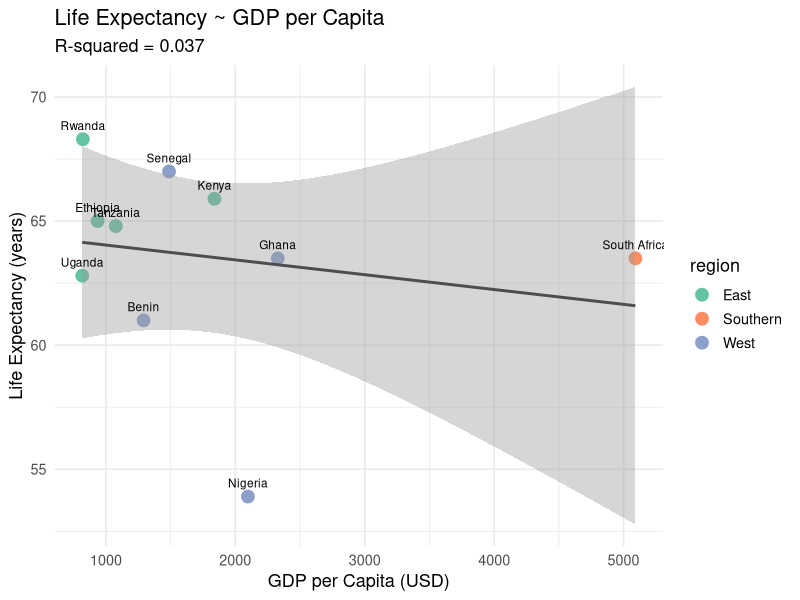
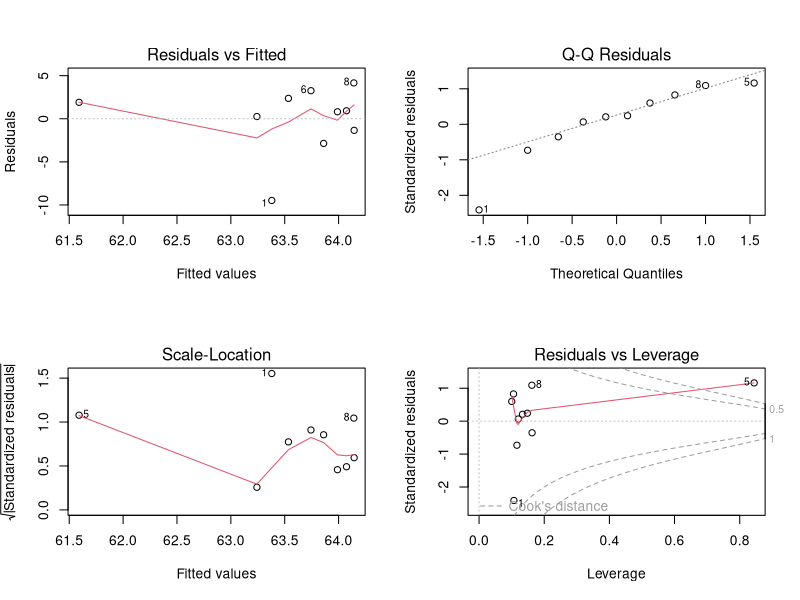
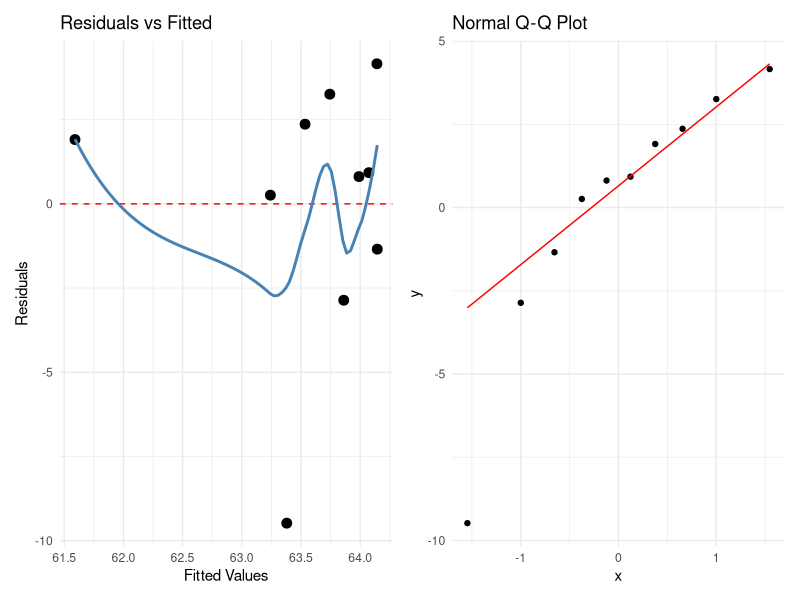
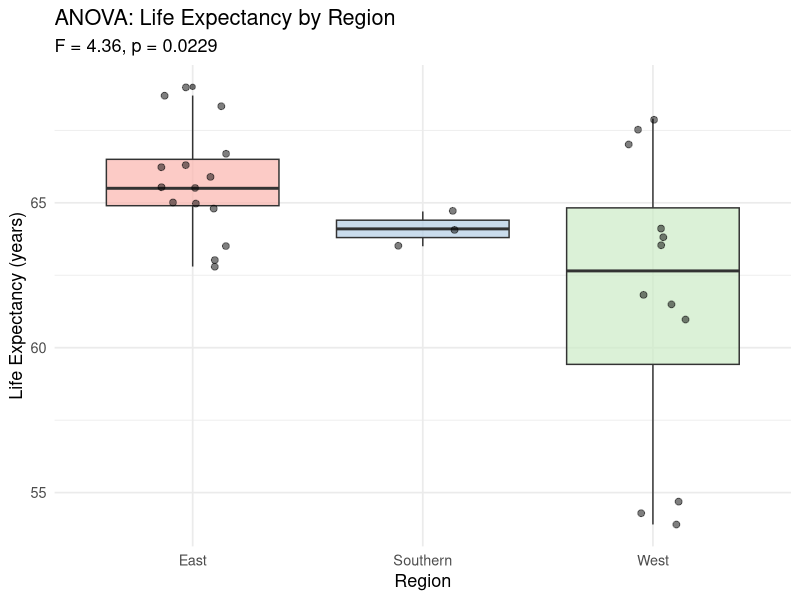
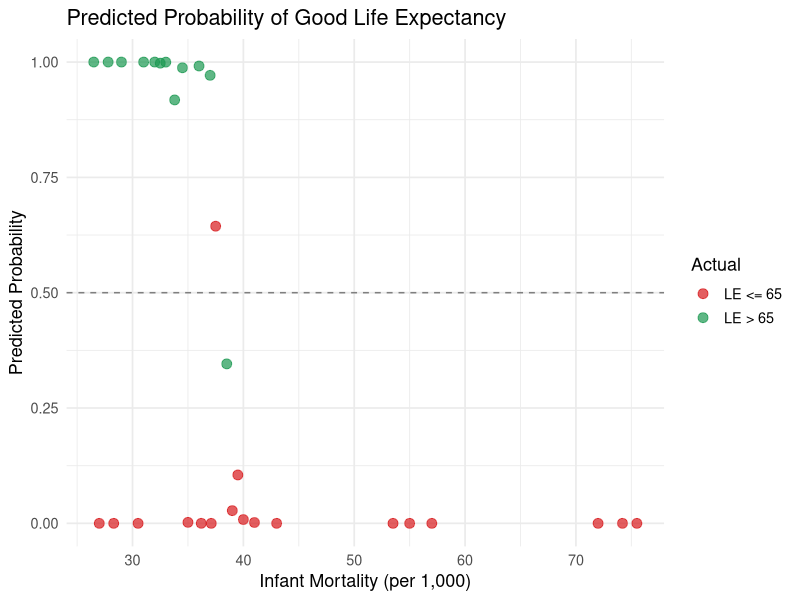
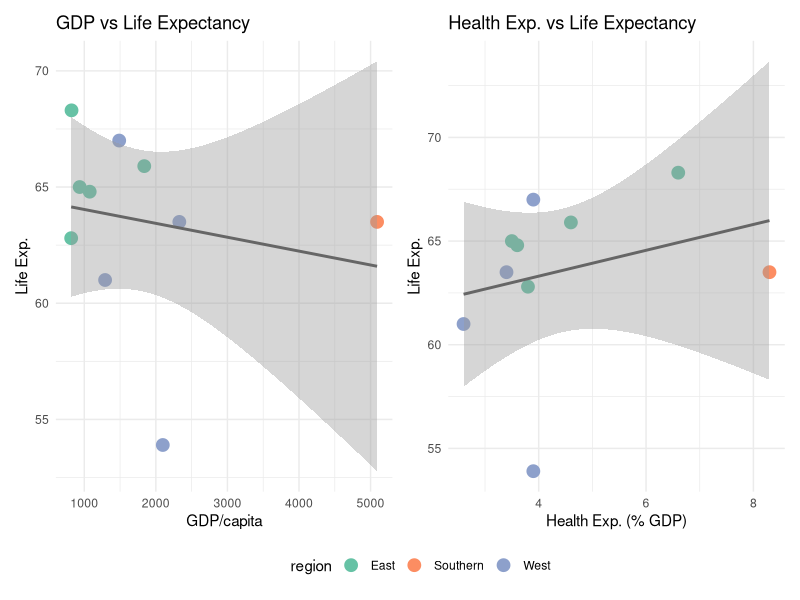
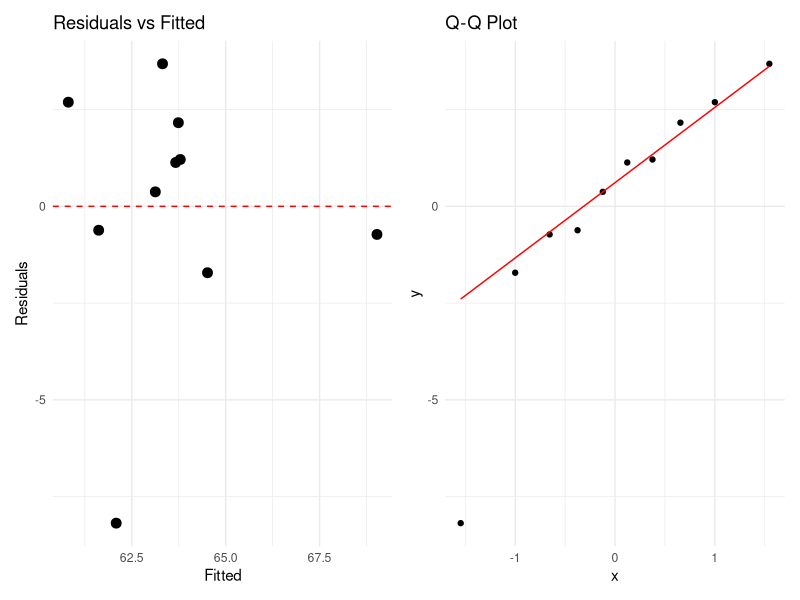

The R script that drew these images, in order:
## ---- chunk 1
knitr::opts_chunk$set(
  echo = TRUE,
  message = FALSE,
  warning = FALSE,
  fig.width = 8,
  fig.height = 5,
  dpi = 150
)
## ---- chunk 2
library(tidyverse)
library(broom)       # tidy model output
library(knitr)       # kable tables
library(patchwork)
## ---- chunk 3
set.seed(42)

# African health dataset
health <- tibble(
  country = rep(c("Nigeria", "Ghana", "Kenya", "Ethiopia",
                  "South Africa", "Senegal", "Tanzania", "Rwanda",
                  "Uganda", "Benin"), each = 3),
  year = rep(2018:2020, 10),
  life_expectancy = c(54.3, 54.7, 53.9,  63.8, 64.1, 63.5,
                      66.3, 66.7, 65.9,  65.5, 66.2, 65.0,
                      64.1, 64.7, 63.5,  67.5, 67.9, 67.0,
                      65.0, 65.5, 64.8,  68.7, 69.0, 68.3,
                      63.0, 63.5, 62.8,  61.5, 61.8, 61.0),
  infant_mortality = c(74.2, 72.0, 75.5,  36.2, 35.0, 37.1,
                       32.5, 31.0, 33.8,  38.5, 37.0, 40.0,
                       28.3, 27.0, 30.5,  33.0, 32.0, 34.5,
                       37.5, 36.0, 39.0,  27.8, 26.5, 29.0,
                       41.0, 39.5, 43.0,  55.0, 53.5, 57.0),
  gdp_per_capita = rep(c(2097, 2328, 1838, 936, 5091,
                          1488, 1076, 822, 817, 1291), each = 3),
  health_exp_pct = rep(c(3.9, 3.4, 4.6, 3.5, 8.3,
                          3.9, 3.6, 6.6, 3.8, 2.6), each = 3),
  region = rep(c("West", "West", "East", "East", "Southern",
                 "West", "East", "East", "East", "West"), each = 3)
)

health_2020 <- health %>% filter(year == 2020)
## ---- chunk 4
# Full summary
summary(health_2020[, c("life_expectancy", "infant_mortality",
                         "gdp_per_capita", "health_exp_pct")])
## ---- chunk 5
# Custom summary table
desc_table <- health_2020 %>%
  summarise(
    across(
      c(life_expectancy, infant_mortality, gdp_per_capita),
      list(
        mean = ~ mean(.x),
        sd = ~ sd(.x),
        median = ~ median(.x),
        min = ~ min(.x),
        max = ~ max(.x)
      ),
      .names = "{.col}__{.fn}"
    )
  ) %>%
  pivot_longer(everything(),
               names_to = c("variable", "statistic"),
               names_sep = "__",
               values_to = "value") %>%
  pivot_wider(names_from = statistic, values_from = value)

kable(desc_table, digits = 2, caption = "Descriptive Statistics (2020)")
## ---- chunk 6
health_2020 %>%
  group_by(region) %>%
  summarise(
    n = n(),
    mean_le = mean(life_expectancy),
    sd_le = sd(life_expectancy),
    mean_im = mean(infant_mortality),
    .groups = "drop"
  ) %>%
  kable(digits = 2, caption = "Summary by Region")
## ---- chunk 7
west <- health_2020 %>% filter(region == "West") %>% pull(life_expectancy)
east <- health_2020 %>% filter(region == "East") %>% pull(life_expectancy)

t_result <- t.test(west, east, alternative = "two.sided")
t_result
## ---- chunk 8
# Tidy output with broom
tidy(t_result) %>%
  kable(digits = 3, caption = "Two-sample t-test: West vs East Life Expectancy")
## ---- chunk 9
le_2018 <- health %>% filter(year == 2018) %>% pull(life_expectancy)
le_2020 <- health %>% filter(year == 2020) %>% pull(life_expectancy)

paired_result <- t.test(le_2018, le_2020, paired = TRUE)
tidy(paired_result) %>%
  kable(digits = 3, caption = "Paired t-test: 2018 vs 2020 Life Expectancy")
## ---- chunk 10
health_2020 <- health_2020 %>%
  mutate(high_le = ifelse(life_expectancy > median(life_expectancy),
                           "Above Median", "Below Median"))

# Contingency table
ct <- table(health_2020$region, health_2020$high_le)
ct

chi_result <- chisq.test(ct, simulate.p.value = TRUE, B = 5000)
chi_result

tidy(chi_result) %>%
  kable(digits = 3, caption = "Chi-squared Test: Region vs Life Expectancy Category")
## ---- chunk 11
model1 <- lm(life_expectancy ~ gdp_per_capita, data = health_2020)
summary(model1)
## ---- chunk 12
# Tidy coefficients
tidy(model1, conf.int = TRUE) %>%
  kable(digits = 4, caption = "Simple Linear Regression Coefficients")

# Model-level summary
glance(model1) %>%
  kable(digits = 3, caption = "Model Fit Statistics")
## ---- chunk 13
ggplot(health_2020, aes(x = gdp_per_capita, y = life_expectancy)) +
  geom_point(aes(color = region), size = 4) +
  geom_smooth(method = "lm", se = TRUE, color = "gray30") +
  geom_text(aes(label = country), vjust = -1, size = 3) +
  scale_color_brewer(palette = "Set2") +
  labs(title = "Life Expectancy ~ GDP per Capita",
       subtitle = paste0("R-squared = ", round(summary(model1)$r.squared, 3)),
       x = "GDP per Capita (USD)", y = "Life Expectancy (years)") +
  theme_minimal(base_size = 13)
## ---- chunk 14
par(mfrow = c(2, 2))
plot(model1)
par(mfrow = c(1, 1))
## ---- chunk 15
# Augmented data with residuals and fitted values
augmented1 <- augment(model1)
head(augmented1) %>% kable(digits = 3)
## ---- chunk 16
p_resid <- ggplot(augmented1, aes(x = .fitted, y = .resid)) +
  geom_point(size = 3) +
  geom_hline(yintercept = 0, linetype = "dashed", color = "red") +
  geom_smooth(se = FALSE, color = "steelblue") +
  labs(title = "Residuals vs Fitted", x = "Fitted Values", y = "Residuals") +
  theme_minimal()

p_qq <- ggplot(augmented1, aes(sample = .resid)) +
  stat_qq() +
  stat_qq_line(color = "red") +
  labs(title = "Normal Q-Q Plot") +
  theme_minimal()

p_resid | p_qq
## ---- chunk 17
model2 <- lm(life_expectancy ~ gdp_per_capita + infant_mortality + health_exp_pct,
             data = health_2020)
summary(model2)
## ---- chunk 18
tidy(model2, conf.int = TRUE) %>%
  kable(digits = 4, caption = "Multiple Regression Coefficients")

glance(model2) %>%
  select(r.squared, adj.r.squared, sigma, statistic, p.value, AIC, BIC) %>%
  kable(digits = 3, caption = "Multiple Regression Fit")
## ---- chunk 19
# Compare R-squared
tibble(
  model = c("Simple (GDP only)", "Multiple (GDP + IM + Health Exp)"),
  r_squared = c(summary(model1)$r.squared, summary(model2)$r.squared),
  adj_r_squared = c(summary(model1)$adj.r.squared, summary(model2)$adj.r.squared),
  AIC = c(AIC(model1), AIC(model2)),
  BIC = c(BIC(model1), BIC(model2))
) %>%
  kable(digits = 3, caption = "Model Comparison")

# F-test for nested models
anova(model1, model2)
## ---- chunk 20
# Using the full dataset for more observations
aov_model <- aov(life_expectancy ~ region, data = health)
summary(aov_model)
## ---- chunk 21
tidy(aov_model) %>%
  kable(digits = 3, caption = "One-way ANOVA: Life Expectancy by Region")
## ---- chunk 22
# Post-hoc pairwise comparisons
tukey <- TukeyHSD(aov_model)
tukey

tidy(tukey) %>%
  kable(digits = 3, caption = "Tukey HSD Pairwise Comparisons")
## ---- chunk 23
ggplot(health, aes(x = region, y = life_expectancy, fill = region)) +
  geom_boxplot(alpha = 0.7) +
  geom_jitter(width = 0.15, alpha = 0.5, size = 2) +
  scale_fill_brewer(palette = "Pastel1") +
  labs(title = "ANOVA: Life Expectancy by Region",
       subtitle = paste0("F = ", round(summary(aov_model)[[1]][["F value"]][1], 2),
                         ", p = ", format.pval(summary(aov_model)[[1]][["Pr(>F)"]][1],
                                               digits = 3)),
       x = "Region", y = "Life Expectancy (years)") +
  theme_minimal(base_size = 13) +
  theme(legend.position = "none")
## ---- chunk 24
health_logit <- health %>%
  mutate(good_le = as.integer(life_expectancy > 65))

table(health_logit$good_le)
## ---- chunk 25
logit_model <- glm(good_le ~ gdp_per_capita + infant_mortality + health_exp_pct,
                   data = health_logit, family = binomial(link = "logit"))
summary(logit_model)
## ---- chunk 26
tidy(logit_model, conf.int = TRUE, exponentiate = TRUE) %>%
  kable(digits = 3, caption = "Logistic Regression: Odds Ratios")
## ---- chunk 27
# Model fit
glance(logit_model) %>%
  kable(digits = 3, caption = "Logistic Regression Fit Statistics")
## ---- chunk 28
# Predicted probabilities
health_logit <- health_logit %>%
  mutate(pred_prob = predict(logit_model, type = "response"),
         pred_class = ifelse(pred_prob > 0.5, 1, 0))

# Confusion matrix
table(Predicted = health_logit$pred_class, Actual = health_logit$good_le) %>%
  kable(caption = "Confusion Matrix")

# Accuracy
accuracy <- mean(health_logit$pred_class == health_logit$good_le)
cat("Accuracy:", round(accuracy * 100, 1), "%\n")
## ---- chunk 29
ggplot(health_logit, aes(x = infant_mortality, y = pred_prob,
                          color = factor(good_le))) +
  geom_point(size = 3, alpha = 0.7) +
  geom_hline(yintercept = 0.5, linetype = "dashed", color = "gray50") +
  scale_color_manual(values = c("0" = "#D7191C", "1" = "#1A9850"),
                     labels = c("LE <= 65", "LE > 65"),
                     name = "Actual") +
  labs(title = "Predicted Probability of Good Life Expectancy",
       x = "Infant Mortality (per 1,000)", y = "Predicted Probability") +
  theme_minimal(base_size = 13)
## ---- chunk 30
# tidy() -- coefficient-level summary
tidy(model2) %>% kable(digits = 4)

# glance() -- model-level summary
glance(model2) %>% kable(digits = 3)

# augment() -- observation-level data (fitted, residuals, etc.)
augment(model2) %>%
  head(5) %>%
  kable(digits = 3)
## ---- chunk 31
# Fit models for each region and tidy the output
health %>%
  group_by(region) %>%
  group_modify(~ {
    mod <- lm(life_expectancy ~ infant_mortality, data = .x)
    tidy(mod, conf.int = TRUE)
  }) %>%
  filter(term != "(Intercept)") %>%
  kable(digits = 3, caption = "Infant Mortality Effect on Life Expectancy by Region")
## ---- chunk 32
health_2020 %>%
  select(country, region, life_expectancy, infant_mortality, gdp_per_capita) %>%
  arrange(desc(life_expectancy)) %>%
  kable(digits = 1,
        col.names = c("Country", "Region", "Life Exp.", "Infant Mort.",
                       "GDP/capita"),
        caption = "Health Indicators by Country (2020)",
        format.args = list(big.mark = ","))
## ---- chunk 33
model_r2 <- round(summary(model2)$r.squared * 100, 1)
best_country <- health_2020 %>%
  slice_max(life_expectancy) %>%
  pull(country)
worst_country <- health_2020 %>%
  slice_min(life_expectancy) %>%
  pull(country)
## ---- chunk 34
health_2020 %>%
  select(country, region, life_expectancy, gdp_per_capita, health_exp_pct) %>%
  kable(digits = 1, caption = "Study Data (2020)")
## ---- chunk 35
p1 <- ggplot(health_2020, aes(x = gdp_per_capita, y = life_expectancy)) +
  geom_point(aes(color = region), size = 4) +
  geom_smooth(method = "lm", se = TRUE, color = "gray40") +
  scale_color_brewer(palette = "Set2") +
  labs(title = "GDP vs Life Expectancy", x = "GDP/capita", y = "Life Exp.") +
  theme_minimal()

p2 <- ggplot(health_2020, aes(x = health_exp_pct, y = life_expectancy)) +
  geom_point(aes(color = region), size = 4) +
  geom_smooth(method = "lm", se = TRUE, color = "gray40") +
  scale_color_brewer(palette = "Set2") +
  labs(title = "Health Exp. vs Life Expectancy", x = "Health Exp. (% GDP)",
       y = "Life Exp.") +
  theme_minimal()

p1 + p2 + plot_layout(guides = "collect") &
  theme(legend.position = "bottom")
## ---- chunk 36
health_2020 %>%
  select(life_expectancy, gdp_per_capita, health_exp_pct, infant_mortality) %>%
  cor() %>%
  round(3) %>%
  kable(caption = "Correlation Matrix")
## ---- chunk 37
report_model <- lm(life_expectancy ~ gdp_per_capita + health_exp_pct,
                   data = health_2020)

tidy(report_model, conf.int = TRUE) %>%
  kable(digits = 4, caption = "Regression Results")

glance(report_model) %>%
  select(r.squared, adj.r.squared, sigma, p.value, AIC) %>%
  kable(digits = 3, caption = "Model Fit")
## ---- chunk 38
aug <- augment(report_model)

p_resid <- ggplot(aug, aes(x = .fitted, y = .resid)) +
  geom_point(size = 3) +
  geom_hline(yintercept = 0, linetype = "dashed", color = "red") +
  labs(title = "Residuals vs Fitted", x = "Fitted", y = "Residuals") +
  theme_minimal()

p_qq <- ggplot(aug, aes(sample = .resid)) +
  stat_qq() + stat_qq_line(color = "red") +
  labs(title = "Q-Q Plot") +
  theme_minimal()

p_resid | p_qq
## ---- chunk 39
coefs <- tidy(report_model)
gdp_coef <- coefs %>% filter(term == "gdp_per_capita")
health_coef <- coefs %>% filter(term == "health_exp_pct")
r2 <- round(summary(report_model)$r.squared * 100, 1)
## ---- chunk 40
sessionInfo()
